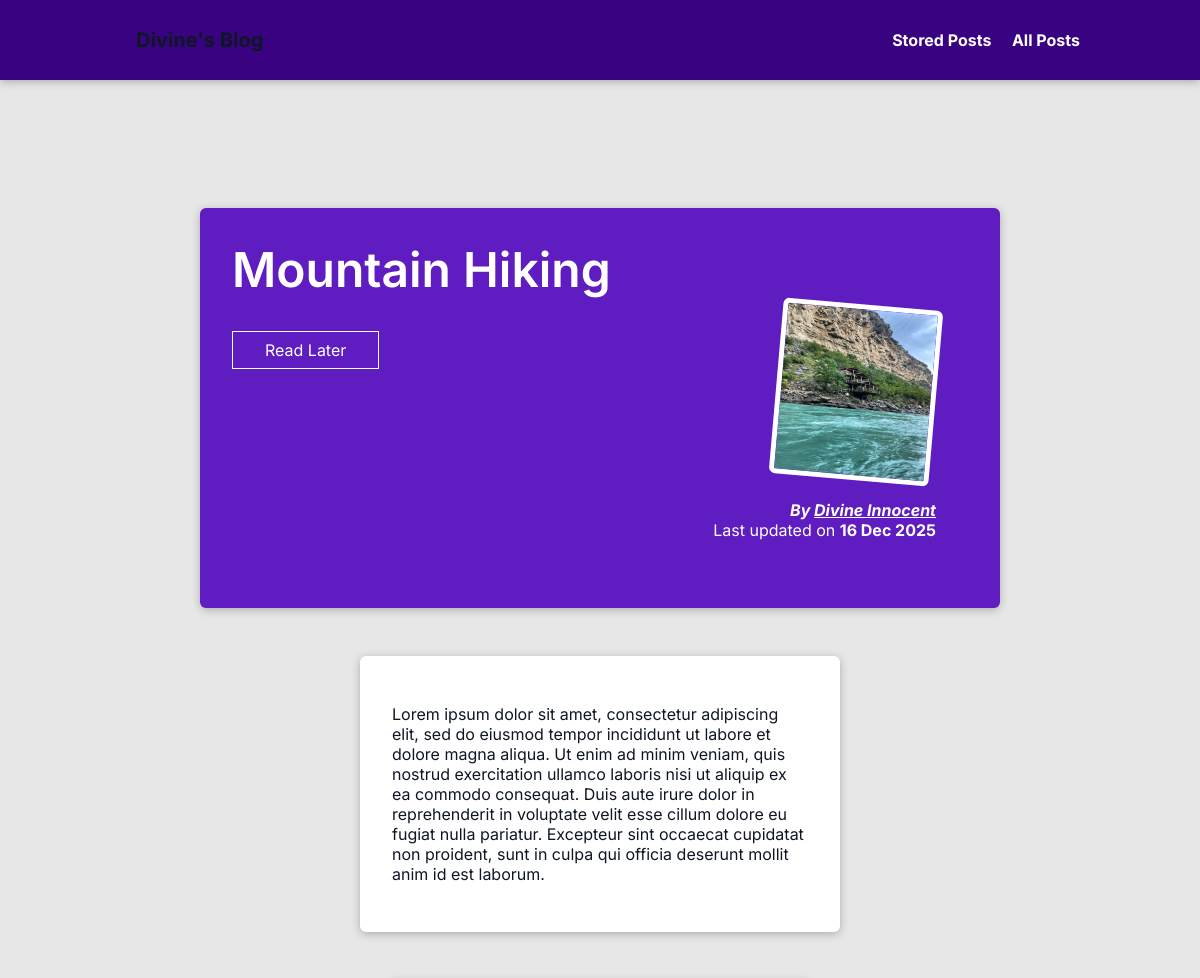
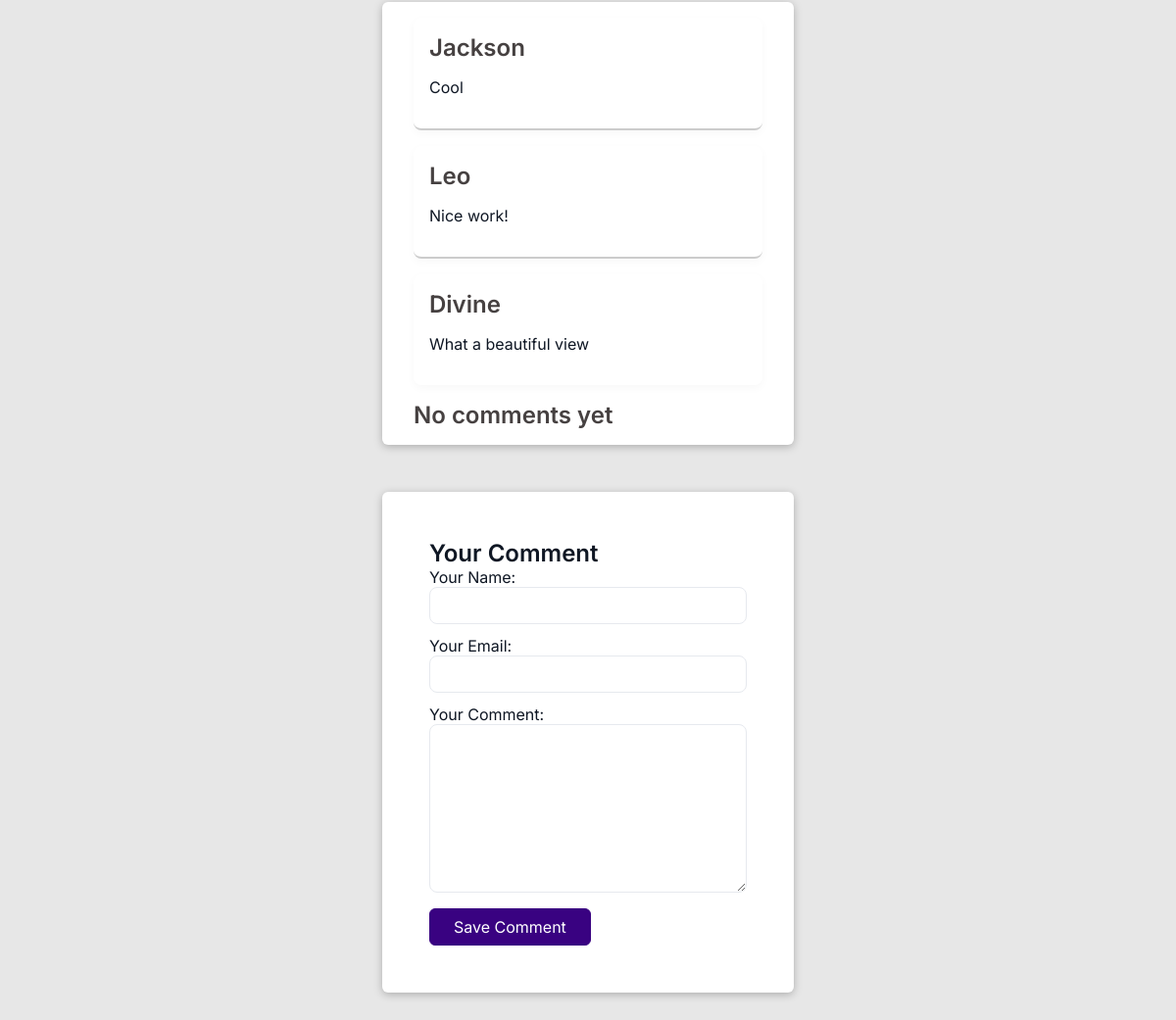
The page /posts/hike-in-the-mountains on the database its author committed (2 pictures, top to bottom).
### blog/models.py (models this page shows, shortened)
class Post(models.Model):
    title = models.CharField(max_length=150)
    excerpt = models.CharField(max_length=200)
    image = models.ImageField(upload_to="posts", null=True)
    date = models.DateField(auto_now=True)
    slug = models.SlugField(unique=True, db_index=True)
    content = models.TextField(validators=[MinLengthValidator(10)])
    author = models.ForeignKey(
        Author, on_delete=models.SET_NULL, null=True, related_name="posts")
    tags = models.ManyToManyField(Tag)

class Author(models.Model):
    first_name = models.CharField(max_length=100)
    last_name = models.CharField(max_length=100)
    email_address = models.EmailField()
    def __str__(self):
        return f"{self.first_name} {self.last_name}"

class Comment(models.Model):
    user_name = models.CharField(max_length=100)
    user_email = models.EmailField()
    text = models.TextField(max_length=400)
    post = models.ForeignKey(Post, on_delete=models.CASCADE, related_name="comments")

### blog/views.py (the view, shortened to what this page needs)
# urls.py: path("posts/<slug:slug>", views.SinglePostView.as_view(), name="post-detail-page"), #/post/my-first-post
class SinglePostView(View):
    def is_stored_post(self, request, post_id):
        stored_posts = request.session.get("stored_posts")
        if stored_posts is not None:
            is_saved_for_later = post_id in stored_posts
        else:
            is_saved_for_later = False
        return is_saved_for_later
    def get(self, request, slug):
        post = Post.objects.get(slug=slug)
        context = {
            "post": post,
            "post_tags": post.tags.all(),
            "comment_form": CommentForm(),
            "comments": post.comments.all().order_by("-id"),
            "saved_for_later": self.is_stored_post(request, post.id)
        }
        return render(request,"includes/post-detail.html", context )

### blog/forms.py
class CommentForm(forms.ModelForm):
    class Meta:
        model = Comment
        exclude = ["post"]
        labels = {
            "user_name": "Your Name",
            "user_email": "Your Email",
            "text": "Your Comment"
        }

### blog/templates/includes/post-detail.html (shortened to what this page needs)
{% extends "base.html" %}
{% load static %}
{% block css_files %}
<link rel="stylesheet" href="{% static "/post-detail.css" %}">
{% endblock %}
{% block content %}
    <section id="summary">
        <h2>{{post.title}}</h2>
        <div id="read-later">
            <form action="{% url "read-later" %}" method="POST">
                <button type="submit">
                    {% if saved_for_later %}
                        Remove from "Read Later"
                    {% else %}
                        Read Later
                    {% endif %}
                </button>
            </form>
        </div>
        <article>
            <img src="{{ post.image.url }}" alt={{"post.title"}} />
            <address>By <a href="mailto:{{ post.author.email_address }}">{{ post.author }}<a></address>
            <div>
                Last updated on <time>{{post.date|date:"d M Y" }}</time>
            </div>
        </article>
    </section>
    <main>
        {{post.content|linebreaks}}
    </main>
   <section id="comments">
    <ul>
        {% for comment in comments %}
            <li>
                <h2>{{ comment.user_name }}</h2>
                <p>{{ comment.text|linebreaks }}</p>
            </li>
        {% endfor %}
        <h2>No comments yet</h2>
    </ul>
   </section>
    <section id="comment-form">
        <h2>Your Comment</h2>
        <form method="post">
            {% for form_field in comment_form %}
            <div class="form-control">
                {{ form_field.label_tag }}
                {{ form_field }}
            </div>
            {% endfor %}
            <button type="submit">Save Comment</button>
        </form>
    </section>
{% endblock %}

### templates/base.html (shortened to what this page needs)
{% load static %}
<!DOCTYPE html>
<html lang="en">
<head>
    <link rel="stylesheet" href="{% static "app.css" %}">
    <link rel="stylesheet" href="https://cdnjs.cloudflare.com/ajax/libs/font-awesome/6.4.0/css/all.min.css">
    {% block css_files %}
    {% endblock %}
</head>
<body>
    <header id="main-navigation">
        <h1><a href="{% url "starting-page"%}">Divine's Blog</a></h1>
        <nav>
            <a href="{% url "read-later"%}">Stored Posts</a>
            <a href="{% url "posts-page"%}">All Posts</a>
        </nav>
    </header>
    {% block content %}
    {% endblock %}
</body>
</html>

### static/app.css (style rules this page uses)
:root { --bg: #f7f9fb; --card: #ffffff; --text: #0f1724; --muted: #6b7280; --accent: #2563eb; --accent-2: #06b6d4; --radius: 10px; --container: 1100px; }
#main-navigation { background:transparent; padding:1rem 0; }
#main-navigation h1 { font-size:1.25rem }
#main-navigation h1 a { color:var(--text);text-decoration:none }
nav a { color:var(--muted);text-decoration:none;margin-left:1.25rem;font-weight:600 }
#comments ul { list-style:none;padding:0;margin:0 }
#comments li { background:var(--card);padding:1rem;border-radius:8px;margin-bottom:.75rem;box-shadow:0 3px 10px rgba(2,6,23,0.03) }
#comment-form .form-control { margin-bottom:.75rem }
input[type="text"],input[type="email"],textarea { width:100%;padding:.65rem .75rem;border-radius:8px;border:1px solid #e6e9ee;background:#fff }
textarea { min-height:110px }
#main-navigation { width: 100%; height: 5rem; display: flex; justify-content: space-between; align-items: center; padding: 0 10%; position: relative; top: 0; left: 0; }
#main-navigation a { text-decoration: none; color: white; font-weight: bold; margin-left: 1rem; }

### blog/static/post-detail.css (style rules this page uses)
body { background-color: #e7e7e7; }
#main-navigation { background-color: #390281; box-shadow: 0 2px 8px rgba(0, 0, 0, 0.25); }
#summary img { width: 50%; height: 30rem; }
#summary { margin: 8rem auto 3rem auto; padding: 2rem; width: 90%; max-width: 50rem; border-radius: 6px; background-color: #5e1cc1; position: relative; box-shadow: 0 2px 8px rgba(0, 0, 0, 0.25); height: 25rem; }
#summary h2 { color: white; font-size: 3rem; margin-bottom: 0.25rem; }
#summary article { position: absolute; top: 5rem; right: 2rem; padding: 1rem 2rem; border-radius: 4px; text-align: right; color: white; }
#summary article img { width: 10rem; height: 11rem; border-radius: 6px; transform: rotateZ(5deg); border: 5px solid white; margin-bottom: 1rem; }
#summary address { font-weight: bold; }
#summary a { color:white; text-decoration: bold }
#summary time { font-weight: bold; }
#read-later { margin: 2rem 0; }
#read-later button { background-color: transparent; border: 1px solid white; padding: 0.5rem 2rem; font: inherit; color: white; cursor: pointer; }
main { width: 60%; max-width: 30rem; margin: 3rem auto; background-color: white; padding: 2rem; border-radius: 6px; box-shadow: 0 2px 8px rgba(0, 0, 0, 0.25); }
#comment-form button { font: inherit; background-color: #390281; color: white; border: 1px solid #390281; padding: 0.5rem 1.5rem; border-radius: 6px; }
#comment-form { margin: 3rem auto; width: 35%; max-width: 40rem; height: fit-content; border-radius: 6px; background-color: white; box-shadow: 0 2px 8px rgba(0, 0, 0, 0.25); padding: 3rem; }
#comments { margin: 3rem auto; width: 35%; max-width: 80rem; height: fit-content; border-radius: 6px; background-color: white; box-shadow: 0 2px 8px rgba(0, 0, 0, 0.25); padding: 1rem 2rem; }
#comments ul { list-style: none; margin: 0; padding: 0; }
#comments li { margin-bottom: 1rem; border-bottom: 2px solid #ccc; }
#comments li:last-of-type { border-bottom: none; }
#comments h2 { color: #464141; }

### rows shown on the page
Post: title "Mountain Hiking", image (picture), author "Divine Innocent", date "16 Dec 2025", content "Lorem ipsum dolor sit amet, consectetur adipiscing elit, sed do eiusmod tempor incididunt ut labore et dolore magna aliqua. Ut enim ad minim veniam, quis nostrud exercitation ullamco laboris nisi ut aliquip ex ea commodo consequat. Duis aute irure dolor in reprehenderit in voluptate velit esse cillum dolore eu fugiat nulla pariatur. Excepteur sint occaecat cupidatat non proident, sunt in culpa qui officia deserunt mollit anim id est laborum."
Comment: user_name "Jackson", text "Cool"
Comment: user_name "Leo", text "Nice work!"
Comment: user_name "Divine", text "What a beautiful view"
